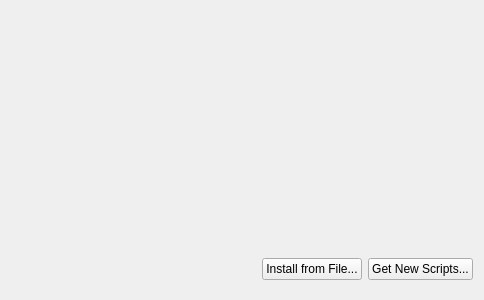
<?xml version="1.0" encoding="UTF-8"?>
<ui version="4.0">
 <class>Module</class>
 <widget class="QWidget" name="Module">
  <property name="geometry">
   <rect>
    <x>0</x>
    <y>0</y>
    <width>484</width>
    <height>300</height>
   </rect>
  </property>
  <property name="windowTitle">
   <string>KWin script configuration</string>
  </property>
  <layout class="QVBoxLayout" name="verticalLayout">
   <item>
    <widget class="KMessageWidget" name="messageWidget" native="true"/>
   </item>
   <item>
    <widget class="KPluginWidget" name="scriptSelector" native="true">
     <property name="sizePolicy">
      <sizepolicy hsizetype="Expanding" vsizetype="Expanding">
       <horstretch>0</horstretch>
       <verstretch>0</verstretch>
      </sizepolicy>
     </property>
     <property name="focusPolicy">
      <enum>Qt::WheelFocus</enum>
     </property>
    </widget>
   </item>
   <item>
    <layout class="QHBoxLayout" name="horizontalLayout">
     <item>
      <spacer name="horizontalSpacer">
       <property name="orientation">
        <enum>Qt::Horizontal</enum>
       </property>
       <property name="sizePolicy">
        <sizepolicy hsizetype="Expanding" vsizetype="Expanding">
        </sizepolicy>
       </property>
       <property name="sizeHint" stdset="0">
        <size>
         <width>80</width>
         <height>40</height>
        </size>
       </property>
      </spacer>
     </item>
     <item>
      <widget class="QPushButton" name="importScriptButton">
       <property name="text">
        <string>Install from File...</string>
       </property>
       <property name="icon">
        <iconset theme="document-import">
         <normaloff/>
        </iconset>
       </property>
      </widget>
     </item>
     <item>
      <widget class="KNSWidgets::Button" name="ghnsButton">
       <property name="text">
        <string>Get New Scripts...</string>
       </property>
      </widget>
     </item>
    </layout>
   </item>
  </layout>
 </widget>
 <customwidgets>
  <customwidget>
   <class>KPluginWidget</class>
   <extends>QWidget</extends>
   <header>kpluginwidget.h</header>
   <container>1</container>
  </customwidget>
  <customwidget>
   <class>KNSWidgets::Button</class>
   <extends>QPushButton</extends>
   <header>KNSWidgets/Button</header>
  </customwidget>
  <customwidget>
   <class>KMessageWidget</class>
   <extends>QFrame</extends>
   <header>kmessagewidget.h</header>
   <container>1</container>
  </customwidget>
 </customwidgets>
 <resources/>
 <connections/>
</ui>
